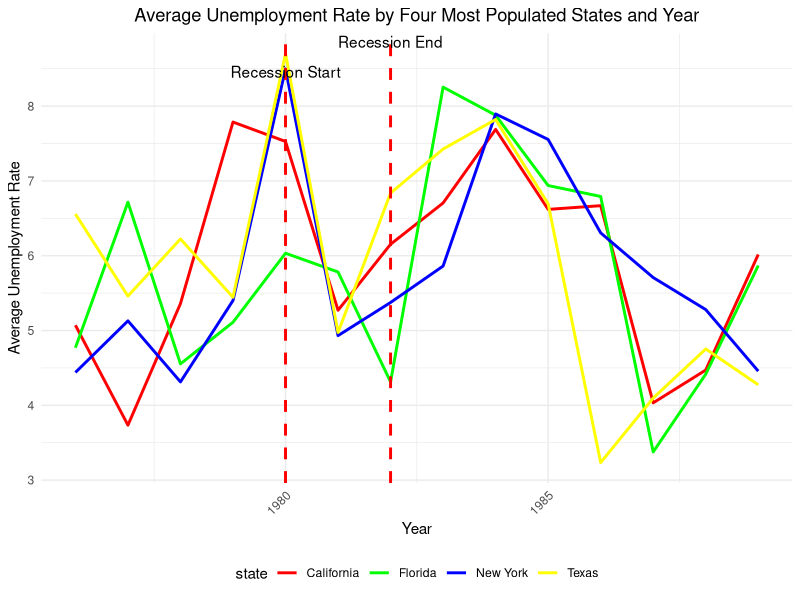
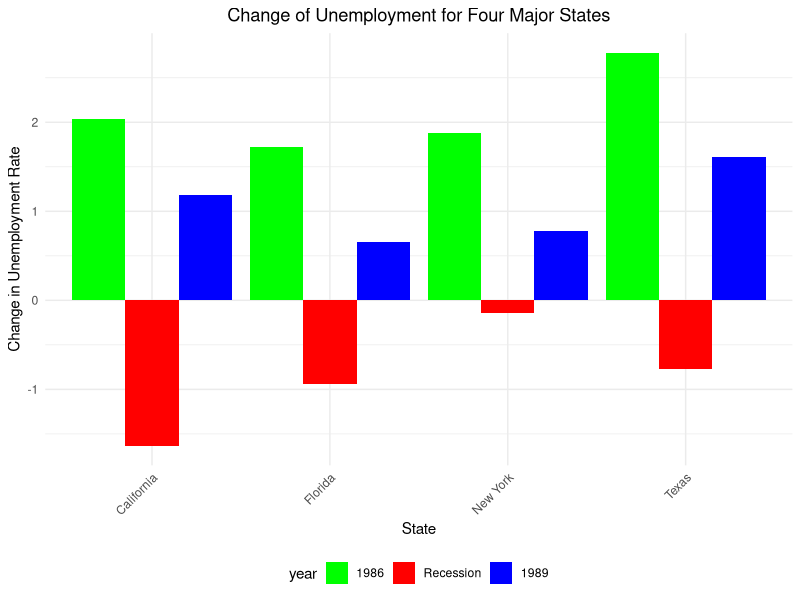
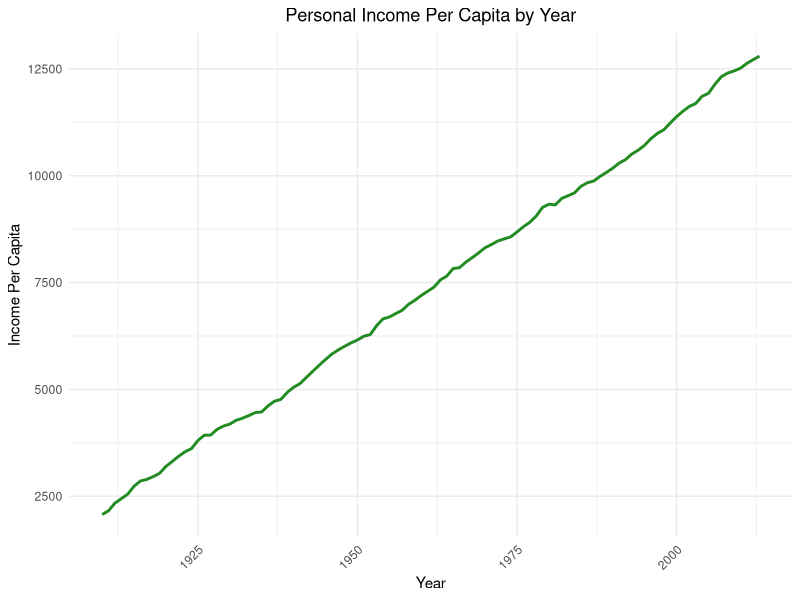

Recreate these plots in R, in order.
#### Preamble ####
# Purpose: Simulates the data set for unemployment and personal income
# Author: Heyucheng Zhang, Jiwon Choi
# Date: 12 February 2024 
# Contact: heyucheng.zhang@mail.utoronto.ca, jwon.choi@mail.utoronto.ca
# License: MIT
# Pre-requisites: None

#### Workspace setup ####
library(ggplot2)
library(dplyr)
library(tibble)

#### Simulate data 1) ####
# Simulation for the change of unemployment rate between 1976 and 1989 for four major states
set.seed(123) # Setting seed for reproducibility
simulated_data1 <-
  tibble(
    # Create a sequence of years for each state
    year = rep(1976:1989, each = 4),
    # Replicate each state name for the length of the years
    state = rep(c("New York", "Florida", "Texas", "California"), times = length(1976:1989)),
    # Simulate unemployment rate data
    rate = c(rnorm(length(1976:1989), 5, 1), rnorm(length(1976:1989), 6, 1), 
             rnorm(length(1976:1989), 7, 1), rnorm(length(1976:1989), 4.5, 1))
  )

# Introduce a recession effect for 1980
simulated_data1 <- simulated_data1 %>%
  mutate(rate = rate + ifelse(year == 1980, 2, 0))

# Define custom colors for each state
state_colors <- c("New York" = "blue", "Florida" = "green", "Texas" = "yellow", "California" = "red")

# Create a line plot with custom styles
plot1 <- ggplot(simulated_data1, aes(x = year, y = rate, color = state)) +
  geom_line(size = 1) +
  scale_color_manual(values = state_colors) + # Set custom colors for lines
  geom_vline(xintercept = 1980, linetype="dashed", color = "red", size = 1) +
  geom_vline(xintercept = 1982, linetype="dashed", color = "red", size = 1) +
  annotate("text", x = 1980, y = max(simulated_data1$rate), label = "Recession Start", vjust = 2) +
  annotate("text", x = 1982, y = max(simulated_data1$rate), label = "Recession End", vjust = -0.5) +
  labs(title = "Average Unemployment Rate by Four Most Populated States and Year",
       x = "Year", y = "Average Unemployment Rate") +
  theme_minimal() +
  theme(plot.title = element_text(hjust = 0.5), # Center the plot title
        axis.text.x = element_text(angle = 45, hjust = 1), # Rotate x-axis labels (optional)
        legend.position = "bottom") # Move legend to the bottom

# Display the plot
print(plot1)


### Simulation 2 ###
# Simulation for the difference of unemployment for four major states before, during and after recession
# Setting seed for reproducibility
set.seed(123)

# Use tibble to create the data frame for simulated changes in unemployment
simulated_data2 <- tibble(
  state = rep(c("Florida", "New York", "Texas", "California"), times = 3),
  year = factor(rep(c("1986", "Recession", "1989"), each = 4), levels = c("1986", "Recession", "1989")),
  change = c(rnorm(4, 2, 0.5), rnorm(4, -1, 0.5), rnorm(4, 1, 0.5))
)

# Define custom colors for the years
year_colors <- c("1986" = "green", "Recession" = "red", "1989" = "blue")

# Create a bar plot with custom styles
plot2 <- ggplot(simulated_data2, aes(x = state, y = change, fill = year)) +
  geom_bar(stat = "identity", position = position_dodge(width = 0.9)) +
  scale_fill_manual(values = year_colors) +  # Set custom colors for bars
  labs(title = "Change of Unemployment for Four Major States",
       x = "State", y = "Change in Unemployment Rate") +
  theme_minimal() +
  theme(
    plot.title = element_text(hjust = 0.5),  # Center the plot title
    axis.text.x = element_text(angle = 45, hjust = 1),  # Rotate x-axis labels (optional)
    legend.position = "bottom"  # Move legend to the bottom
  )

# Display the plot
print(plot2)


### simulation 3 ###
# Simulation of personal income per capita over time from 1910 to 2013
set.seed(123)  # Set a specific seed value for reproducibility

simulated_data3 <-
  tibble(
    # Use the range of years from 1910 to 2013
    "Year" = 1910:2013,
    # Simulate the income per capita for each year
    "Income Per Capita" = cumsum(rnorm(104, 100, 50)) + 2000  # Simulating a gradual increase
  )

# Create a line plot with custom styles
plot3 <- ggplot(simulated_data3, aes(x = Year, y = `Income Per Capita`)) +
  geom_line(color = "forestgreen", size = 1) +  # Set line color and size
  labs(x = "Year", y = "Income Per Capita", 
       title = "Personal Income Per Capita by Year") +
  theme_minimal() +
  theme(
    plot.title = element_text(hjust = 0.5),  # Center the plot title
    axis.text.x = element_text(angle = 45, hjust = 1)  # Rotate x-axis labels (optional)
  )

# Display the plot
print(plot3)

